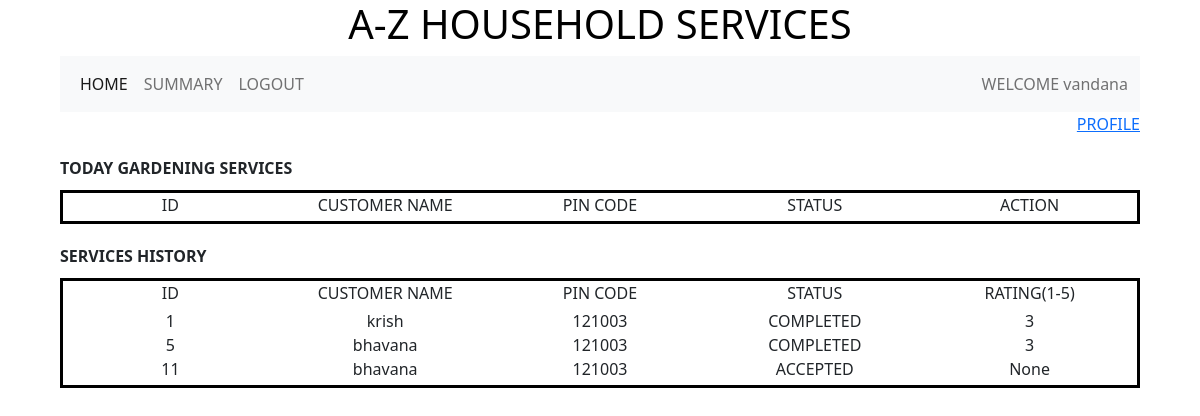
/professional/1, run on an earlier commit of the app's database.
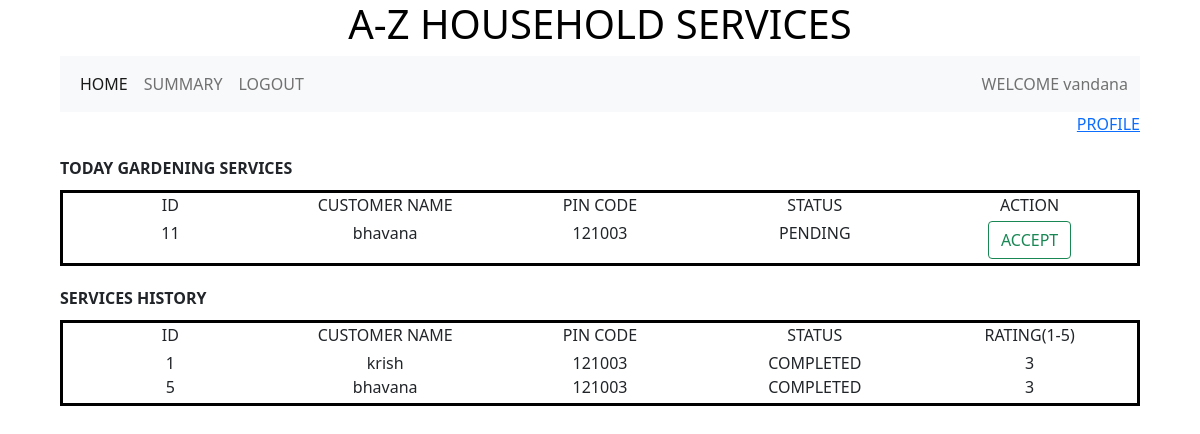
And on a later commit of the database.
### backend/models.py (models this page shows)
class Professional(db.Model):
    __tablename__ ="professional"
    id = db.Column(db.Integer,primary_key=True)
    full_name = db.Column(db.String)
    experience = db.Column(db.Integer)
    address = db.Column(db.String)
    pincode = db.Column(db.Integer)
    service_requests = db.relationship("Service_request",cascade="all,delete",backref="professional",lazy = True)
    service_id = db.Column(db.Integer, db.ForeignKey("service.id"),nullable = False)

class Service(db.Model):
    __tablename__ ="service"
    id = db.Column(db.Integer,primary_key=True)
    name = db.Column(db.String)
    description = db.Column(db.String)
    base_price = db.Column(db.Float)
    time_required = db.Column(db.Integer)
    service_requests = db.relationship("Service_request",cascade="all,delete",backref="service",lazy = True)
    professionals = db.relationship("Professional",cascade="all,delete",backref="service",lazy = True)
    service_pic_url = db.Column(db.String,nullable=True,default="None")

class Service_request(db.Model):
    __tablename__ ="service_request"
    id = db.Column(db.Integer,primary_key=True)
    status  = db.Column(db.String,default ="PENDING" )
    date = db.Column(db.DateTime)
    rating = db.Column(db.Integer)
    remark = db.Column(db.String)
    service_id = db.Column(db.Integer, db.ForeignKey("service.id"),nullable = False)
    customer_id = db.Column(db.Integer, db.ForeignKey("customer.id"),nullable = False)
    professtional_id = db.Column(db.Integer, db.ForeignKey("professional.id"))

class Customer(db.Model):
    __tablename__ ="customer"
    id = db.Column(db.Integer,primary_key=True)
    full_name = db.Column(db.String)
    address = db.Column(db.String)
    pincode = db.Column(db.Integer)
    service_requests = db.relationship("Service_request",cascade="all,delete",backref="customer",lazy = True)

### backend/controllers.py (the view)
@app.route("/professional/<id>")
def professional_dashboard(id):
    professional = Professional.query.filter_by(id=id).first()
    service_id = professional.service_id
    service = Service.query.filter_by(id=service_id).first()
    service_request = Service_request.query.filter_by(service_id=service_id).all()
    customers = Customer.query.all()
    return render_template("professional_dashboard.html",id=id,professional=professional,service =service,service_request=service_request,customers=customers)

### templates/professional_dashboard.html (shortened to what this page needs)
{%extends "professional_layout.html"%}
{%block content%}
<div class="mb-3">
  <div class ="right"><a href ='/professional_profile/{{id}}'>PROFILE</a></div>
</div>
                {%if service_request %}
                  <div class ="margin"><b>
                    TODAY {{service.name}} SERVICES
                  </b></div>
                  <div class ="dashboard">
                    <div class="container text-center">
                      <div class="row">
                        <div class="col">
                          ID
                        </div>
                        <div class="col">
                          CUSTOMER NAME
                        </div>
                        <div class="col">
                          PIN CODE
                        </div>
                        <div class="col">
                          STATUS
                        </div>
                        <div class="col">
                          ACTION
                        </div>
                      </div>
                    </div>
                    <div class="container text-center">
                      <div class="margin1">
                        {%for sr in service_request %}
                          {%for c in customers%}
                            {%if c.id == sr.customer_id and sr.status == "PENDING"%}
                              <div class="row">
                                <div class="col">
                                  {{sr.id}}
                                </div>
                                <div class="col">
                                  {{c.full_name}}
                                </div>
                                <div class="col">
                                  {{c.pincode}}
                                </div>
                                <div class="col">
                                  {{sr.status}}
                                </div>
                                <div class="col">
                                  <form action ="/accept_service/{{id}}" method ="POST">
                                    <button type = "submit" name ="accept" class="btn btn-outline-success">ACCEPT</button>
                                  </form>
                                </div>
                              </div>
                            {%endif%}
                          {%endfor%}
                        {%endfor%}
                      </div>
                    </div>
                  </div>
                  <div class = "margin"><b>
                    SERVICES HISTORY
                  </b></div>
                  <div class ="dashboard">
                    <div class="container text-center">
                      <div class="row">
                        <div class="col">
                         ID
                        </div>
                        <div class="col">
                          CUSTOMER NAME
                        </div>
                        <div class="col">
                          PIN CODE
                        </div>
                        <div class="col">
                          STATUS
                        </div>
                        <div class="col">
                          RATING(1-5)
                        </div>
                      </div>
                    </div>
                    <div class="container text-center">
                      <div class="margin1">
                        {%for sr in service_request %}
                          {%if sr.professtional_id == professional.id %}
                            {%for c in customers%}
                              {%if c.id == sr.customer_id and sr.status != "PENDING"%}
                                <div class="row">
                                  <div class="col">
                                    {{sr.id}}
                                  </div>
                                  <div class="col">
                                    {{c.full_name}}
                                  </div>
                                  <div class="col">
                                    {{c.pincode}}
                                  </div>
                                  <div class="col">
                                    {{sr.status}}
                                  </div>
                                  <div class="col">
                                    {{sr.rating}}
                                  </div>
                                </div>
                              {%endif%}
                            {%endfor%}
                          {%endif%}
                        {%endfor%}
                      </div>
                    </div>
                  </div>
                {%endif%}
{%endblock%}

### templates/professional_layout.html (shortened to what this page needs)
<!DOCTYPE html>
<html>
    <head>
        <link rel ="stylesheet" href="/static/styles/main.css">
        <link href ="https://cdn.jsdelivr.net/npm/bootstrap@5.0.2/dist/css/bootstrap.min.css" rel="stylesheet">
    </head>
    <body>
        <div class = "my_container">
            <div class ="center"><h1>A-Z HOUSEHOLD SERVICES</h1></div>
            <div class ="my_panel">
                <nav class="navbar navbar-expand-lg navbar-light bg-light">
                    <div class="container-fluid">
                      <div class="collapse navbar-collapse" id="navbarText">
                        <ul class="navbar-nav me-auto mb-2 mb-lg-0">
                          <li class="nav-item">
                            <a class="nav-link active" aria-current="page" href="/professional/{{id}}">HOME</a>
                          </li>
                          <li class="nav-item">
                            <a class="nav-link" href="/professional_summary/{{id}}">SUMMARY</a>
                          </li>
                          <li class="nav-item">
                            <a class="nav-link" href="/login">LOGOUT</a>
                          </li>
                        </ul>
                        <span class="navbar-text">
                          WELCOME {{professional.full_name}}
                        </span>
                      </div>
                    </div>
                </nav>
                {%block content%}
                {%endblock%}
            </div>
        </div>
    </body>
</html>

### static/styles/main.css (style rules this page uses)
.my_panel { width: 90%; margin: auto; height: auto; }
.center { text-align: center; margin: auto; color:black }
.right { text-align: right; margin: auto; color:black }
.dashboard { border: solid black }
.margin { margin-top: 20px; margin-bottom: 10px; }
.margin1 { margin-top: 4px; margin-bottom: 4px; }

What changed in the data, as far as the page shows it:
changed Service_request id 11: gains Customer ({{ sr.id }} "11", full_name "bhavana", pincode "121003", {{ sr.status }} "PENDING", {{ sr.id }} "5", {{ sr.status }} "COMPLETED", {{ sr.rating }} "3"); loses Customer ({{ sr.id }} "5", full_name "bhavana", pincode "121003", {{ sr.status }} "COMPLETED", {{ sr.rating }} "3", {{ sr.id }} "11", {{ sr.status }} "ACCEPTED", {{ sr.rating }} "None"); professtional_id 1 → empty (drawn); status "ACCEPTED" → "PENDING"; rating "None" → (not shown)
